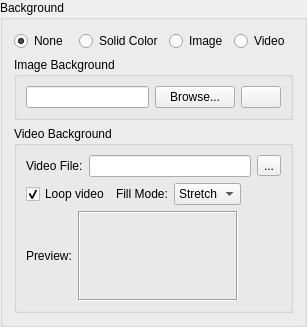
     <widget class="QGroupBox" name="groupBoxBackground">
      <property name="title">
       <string>Background</string>
      </property>
      <layout class="QVBoxLayout" name="verticalLayoutBackground">
       <item>
        <layout class="QHBoxLayout" name="horizontalLayoutBackgroundType">
         <item>
          <widget class="QRadioButton" name="radioButtonBgNone">
           <property name="text">
            <string>None</string>
           </property>
           <property name="checked">
            <bool>true</bool>
           </property>
          </widget>
         </item>
         <item>
          <widget class="QRadioButton" name="radioButtonBgSolid">
           <property name="text">
            <string>Solid Color</string>
           </property>
          </widget>
         </item>
         <item>
          <widget class="QRadioButton" name="radioButtonBgImage">
           <property name="text">
            <string>Image</string>
           </property>
          </widget>
         </item>
         <item>
          <widget class="QRadioButton" name="radioButtonBgVideo">
           <property name="text">
            <string>Video</string>
           </property>
          </widget>
         </item>
        </layout>
       </item>
       <item>
        <widget class="QGroupBox" name="groupBoxImageBackground">
         <property name="title">
          <string>Image Background</string>
         </property>
         <layout class="QHBoxLayout" name="horizontalLayout_5">
          <item>
           <widget class="QLineEdit" name="lineEditBackPath">
            <property name="readOnly">
             <bool>true</bool>
            </property>
           </widget>
          </item>
          <item>
           <widget class="QPushButton" name="buttonBrowseBackground">
            <property name="text">
             <string>Browse...</string>
            </property>
           </widget>
          </item>
          <item>
           <widget class="QPushButton" name="pushButtonApplyToAll">
            <property name="toolTip">
             <string>Apply this background to all active backgrounds.</string>
            </property>
            <property name="icon">
             <iconset resource="softprojector.qrc">
              <normaloff>:/icons/icons/common.png</normaloff>:/icons/icons/common.png</iconset>
            </property>
           </widget>
          </item>
         </layout>
        </widget>
       </item>
       <item>
        <widget class="QGroupBox" name="groupBoxVideoBackground">
         <property name="title">
          <string>Video Background</string>
         </property>
         <layout class="QVBoxLayout" name="verticalLayoutVideoBackground">
          <item>
           <layout class="QHBoxLayout" name="horizontalLayoutVideoPath">
            <item>
             <widget class="QLabel" name="labelVideoPath">
              <property name="text">
               <string>Video File:</string>
              </property>
             </widget>
            </item>
            <item>
             <widget class="QLineEdit" name="lineEditVideoPath">
              <property name="readOnly">
               <bool>true</bool>
              </property>
             </widget>
            </item>
            <item>
             <widget class="QToolButton" name="toolButtonBrowseVideo">
              <property name="text">
               <string>...</string>
              </property>
             </widget>
            </item>
           </layout>
          </item>
          <item>
           <layout class="QHBoxLayout" name="horizontalLayoutVideoOptions">
            <item>
             <widget class="QCheckBox" name="checkBoxVideoLoop">
              <property name="text">
               <string>Loop video</string>
              </property>
              <property name="checked">
               <bool>true</bool>
              </property>
             </widget>
            </item>
            <item>
             <widget class="QLabel" name="labelVideoFillMode">
              <property name="text">
               <string>Fill Mode:</string>
              </property>
             </widget>
            </item>
            <item>
             <widget class="QComboBox" name="comboBoxVideoFillMode">
              <item>
               <property name="text">
                <string>Stretch</string>
               </property>
              </item>
              <item>
               <property name="text">
                <string>Fit</string>
               </property>
              </item>
              <item>
               <property name="text">
                <string>Fill</string>
               </property>
              </item>
             </widget>
            </item>
            <item>
             <spacer name="horizontalSpacerVideo">
              <property name="orientation">
               <enum>Qt::Horizontal</enum>
              </property>
              <property name="sizeHint" stdset="0">
               <size>
                <width>40</width>
                <height>20</height>
               </size>
              </property>
             </spacer>
            </item>
           </layout>
          </item>
          <item>
           <layout class="QHBoxLayout" name="horizontalLayoutVideoPreview">
            <item>
             <widget class="QLabel" name="labelVideoPreview">
              <property name="text">
               <string>Preview:</string>
              </property>
             </widget>
            </item>
            <item>
             <widget class="QLabel" name="labelVideoThumbnail">
              <property name="minimumSize">
               <size>
                <width>160</width>
                <height>90</height>
               </size>
              </property>
              <property name="maximumSize">
               <size>
                <width>160</width>
                <height>90</height>
               </size>
              </property>
              <property name="frameShape">
               <enum>QFrame::Box</enum>
              </property>
              <property name="frameShadow">
               <enum>QFrame::Sunken</enum>
              </property>
              <property name="scaledContents">
               <bool>true</bool>
              </property>
             </widget>
            </item>
            <item>
             <spacer name="horizontalSpacerVideoPreview">
              <property name="orientation">
               <enum>Qt::Horizontal</enum>
              </property>
              <property name="sizeHint" stdset="0">
               <size>
                <width>40</width>
                <height>20</height>
               </size>
              </property>
             </spacer>
            </item>
           </layout>
          </item>
         </layout>
        </widget>
       </item>
      </layout>
     </widget>
